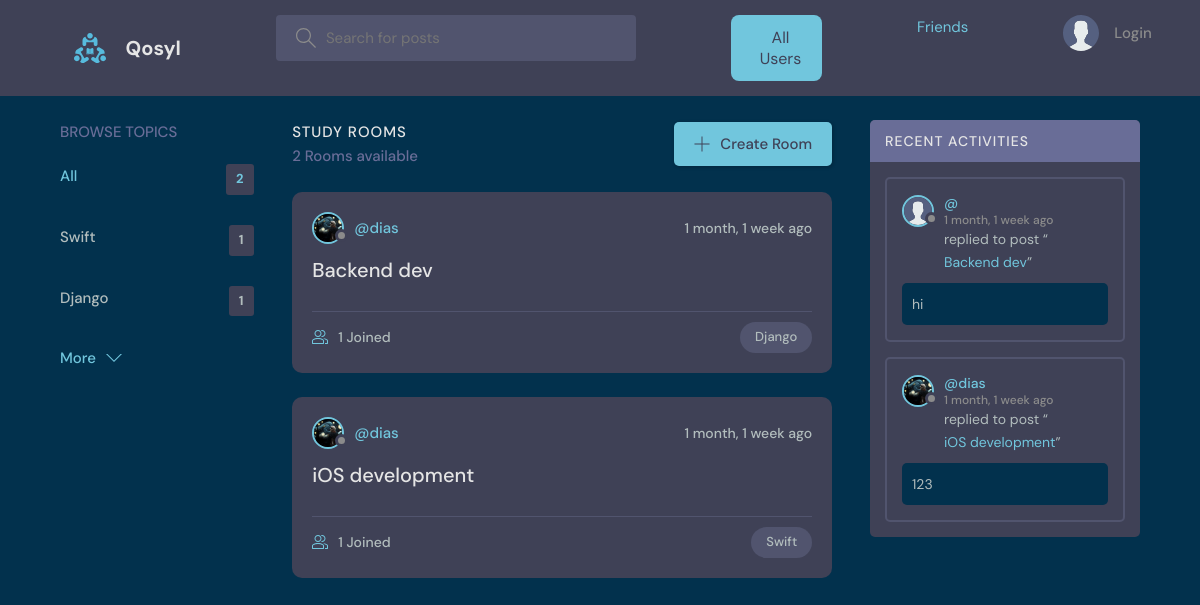
/, run on an earlier commit of the app's database.
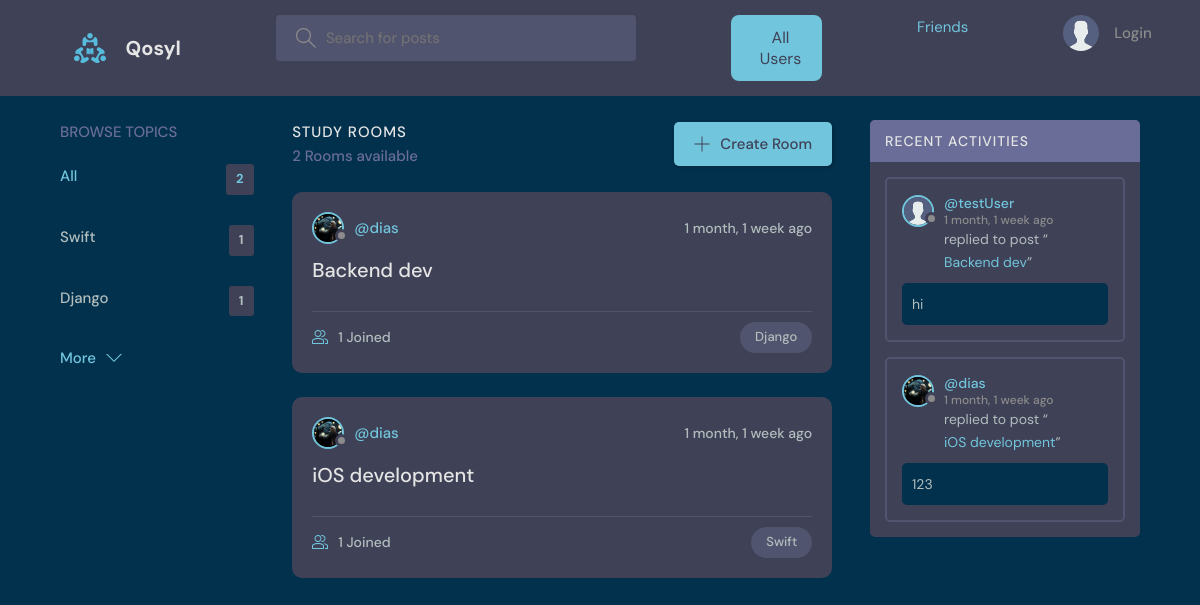
And on a later commit of the database.
### chat/models.py (models this page shows, shortened)
class Message(models.Model):
    user = models.ForeignKey(settings.AUTH_USER_MODEL, on_delete=models.CASCADE)
    room = models.ForeignKey(Room, on_delete=models.CASCADE)
    body = models.TextField()
    updated = models.DateTimeField(auto_now=True)
    created = models.DateTimeField(auto_now_add=True)
    class Meta:
        ordering = ['-updated', '-created']

### users/models.py (models this page shows, shortened)
class User(AbstractUser):
    name = models.CharField(max_length=200, null=True)
    email = models.EmailField(unique=True, null=True)
    bio = models.TextField(null=True)
    avatar = models.ImageField(upload_to='avatars/', null=True, blank=True)
    friends = models.ManyToManyField('self', blank=True, symmetrical=True, related_name='user_friends')
    USERNAME_FIELD = 'email'
    REQUIRED_FIELDS = []
    objects = UserManager()

### rooms/models.py (models this page shows)
class Room(models.Model):
    host = models.ForeignKey(settings.AUTH_USER_MODEL, on_delete=models.SET_NULL, null=True)
    topic = models.ForeignKey('users.Topic', on_delete=models.SET_NULL, null=True)
    name = models.CharField(max_length=200)
    description = models.TextField(null=True, blank=True)
    participants = models.ManyToManyField(settings.AUTH_USER_MODEL, related_name='participants', blank=True)
    updated = models.DateTimeField(auto_now=True)
    created = models.DateTimeField(auto_now_add=True)
    class Meta:
        ordering = ['-updated', '-created']
    def __str__(self):
        return self.name

### base/views.py (the view)
# urls.py: 2. Add a URL to urlpatterns:  path('', views.home, name='home')
def home(request):
    q = request.GET.get('q') if request.GET.get('q') != None else ''
    rooms = Room.objects.filter(
        Q(topic__name__icontains=q) |
        Q(name__icontains=q) |
        Q(description__icontains=q)
    )
    topics = Topic.objects.all()[0:5]
    room_count = rooms.count()
    room_messages = Message.objects.filter(
        Q(room__topic__name__icontains=q))[0:3]
    context = {'rooms': rooms, 'topics': topics,
               'room_count': room_count, 'room_messages': room_messages}
    return render(request, 'base/home.html', context)

### base/templates/base/home.html (shortened to what this page needs)
{% extends 'main.html' %}
{% block content %}
<main class="layout layout--3">
  <div class="container">
    {% include 'users/topics_component.html' %}
    <div class="roomList">
      <div class="roomList__header">
        <div>
          <h2>Study Rooms</h2>
          <p>{{room_count}} Rooms available</p>
        </div>
        <a class="btn btn--main" href="{% url 'create-room' %}">
          <svg version="1.1" xmlns="http://www.w3.org/2000/svg" width="32" height="32" viewBox="0 0 32 32">
            <title>add</title>
            <path
              d="M16.943 0.943h-1.885v14.115h-14.115v1.885h14.115v14.115h1.885v-14.115h14.115v-1.885h-14.115v-14.115z">
            </path>
          </svg>
          Create Room
        </a>
      </div>
      {% include 'base/feed_component.html' %}
    </div>
    {% include 'chat/activity_component.html' %}
  </div>
</main>
{% endblock %}

### chat/templates/chat/activity_component.html (shortened to what this page needs)
<div class="activities">
    <div class="activities__header">
        <h2>Recent Activities</h2>
    </div>
    {% for message in room_messages %}
    <div class="activities__box">
        <div class="activities__boxHeader roomListRoom__header">
            <a href="{% url 'user-profile' message.user.id %}" class="roomListRoom__author">
                <div class="avatar avatar--small">
                    <img src="{{message.user.avatar.url}}" />
                </div>
                <p>
                    @{{message.user.username}}
                    <span>{{message.created|timesince}} ago</span>
                </p>
            </a>
        </div>
        <div class="activities__boxContent">
            <p>replied to post “<a href="{% url 'room' message.room.id %}">{{message.room}}</a>”</p>
            <div class="activities__boxRoomContent">{{message.body}}</div>
        </div>
    </div>
    {% endfor %}
</div>

What changed in the data, as far as the page shows it:
changed through a linked row, Message "hi": user.username (not shown) → "testUser"
